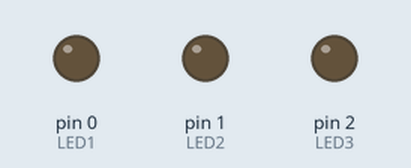
This sketch was run on a simulated Arduino Uno, built with avr-gcc and run on an emulated ATmega328P. Shown: output pins drawn as LEDs (lit = HIGH).

Above: at 0.5 s.
At 1.5 s:
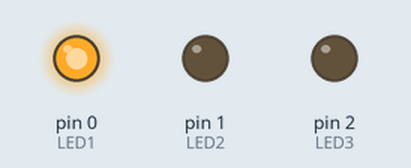
At 3.5 s:
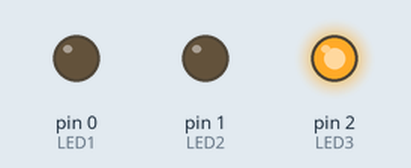
At 5.5 s:
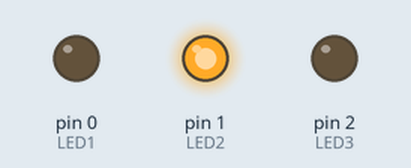
Timing chart, 0 to 6.9 s (numbered marks = the images above):
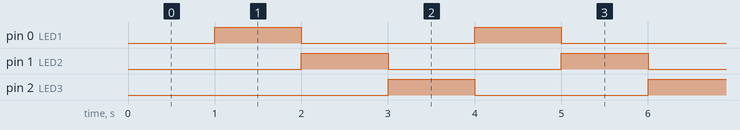

Measured:
- by itself, pin 0 (LED1), pin 1 (LED2), pin 2 (LED3): alternates HIGH for 1.0 s and LOW for 2.0 s
- by itself, everything shown: repeats every 3.0 s, in 3 steps

The sketch:

rlama005_lab4_part1.ino
```cpp
// C++ code
//
enum State{Start, LED1_BLINK, LED2_BLINK, LED3_BLINK}state;

int LED1 = 0;
int LED2 = 1;
int LED3 = 2;


void Tick(){
  switch(state){
  case Start:

    state = LED1_BLINK;
    break;
//////////BLCIK 1////////////

    case LED1_BLINK:

      digitalWrite(LED1, HIGH);
      digitalWrite(LED2, LOW);
      digitalWrite(LED3, LOW);
      //delay(1000);

      state = LED2_BLINK;
    break;
//////////BLCIK 2////////////
    case LED2_BLINK:

      digitalWrite(LED1, LOW);
      digitalWrite(LED2, HIGH);
      digitalWrite(LED3, LOW);
      //delay(1000);

      state = LED3_BLINK;
    break;
//////////BLCIK 3////////////
    case LED3_BLINK:

      digitalWrite(LED1, LOW);
      digitalWrite(LED2, LOW);
      digitalWrite(LED3, HIGH);
      //delay(1000);

      state = LED1_BLINK;
    break;

  }
}

void setup()
{
  pinMode(LED1, OUTPUT);
  pinMode(LED2, OUTPUT);
  pinMode(LED3, OUTPUT);
}

void loop(){

  state = Start;
  while(1){
    Tick();
    delay(1000);
  }


}
```
